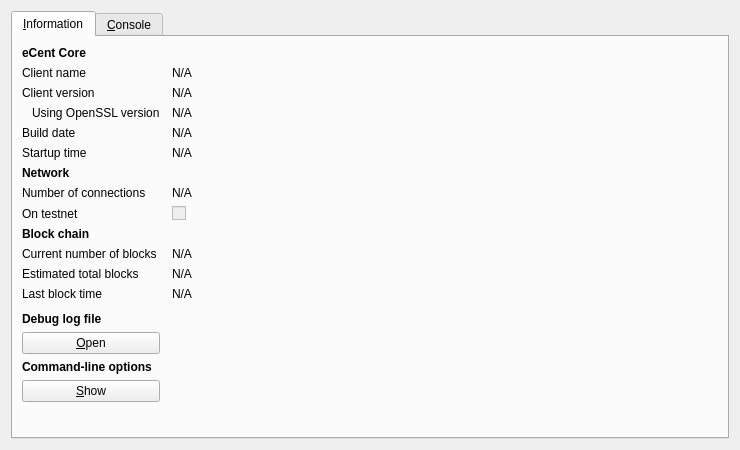
<?xml version="1.0" encoding="UTF-8"?>
<ui version="4.0">
 <class>RPCConsole</class>
 <widget class="QDialog" name="RPCConsole">
  <property name="geometry">
   <rect>
    <x>0</x>
    <y>0</y>
    <width>740</width>
    <height>450</height>
   </rect>
  </property>
  <property name="windowTitle">
   <string>eCent - Debug window</string>
  </property>
  <layout class="QVBoxLayout" name="verticalLayout_2">
   <item>
    <widget class="QTabWidget" name="tabWidget">
     <property name="currentIndex">
      <number>0</number>
     </property>
     <widget class="QWidget" name="tab_info">
      <attribute name="title">
       <string>&amp;Information</string>
      </attribute>
      <layout class="QGridLayout" name="gridLayout" columnstretch="0,1">
       <property name="horizontalSpacing">
        <number>12</number>
       </property>
       <item row="0" column="0">
        <widget class="QLabel" name="label_9">
         <property name="font">
          <font>
           <weight>75</weight>
           <bold>true</bold>
          </font>
         </property>
         <property name="text">
          <string>eCent Core</string>
         </property>
        </widget>
       </item>
       <item row="1" column="0">
        <widget class="QLabel" name="label_5">
         <property name="text">
          <string>Client name</string>
         </property>
        </widget>
       </item>
       <item row="1" column="1">
        <widget class="QLabel" name="clientName">
         <property name="cursor">
          <cursorShape>IBeamCursor</cursorShape>
         </property>
         <property name="text">
          <string>N/A</string>
         </property>
         <property name="textFormat">
          <enum>Qt::PlainText</enum>
         </property>
         <property name="textInteractionFlags">
          <set>Qt::LinksAccessibleByMouse|Qt::TextSelectableByKeyboard|Qt::TextSelectableByMouse</set>
         </property>
        </widget>
       </item>
       <item row="2" column="0">
        <widget class="QLabel" name="label_6">
         <property name="text">
          <string>Client version</string>
         </property>
        </widget>
       </item>
       <item row="2" column="1">
        <widget class="QLabel" name="clientVersion">
         <property name="cursor">
          <cursorShape>IBeamCursor</cursorShape>
         </property>
         <property name="text">
          <string>N/A</string>
         </property>
         <property name="textFormat">
          <enum>Qt::PlainText</enum>
         </property>
         <property name="textInteractionFlags">
          <set>Qt::LinksAccessibleByMouse|Qt::TextSelectableByKeyboard|Qt::TextSelectableByMouse</set>
         </property>
        </widget>
       </item>
       <item row="3" column="0">
        <widget class="QLabel" name="label_14">
         <property name="text">
          <string>Using OpenSSL version</string>
         </property>
         <property name="indent">
          <number>10</number>
         </property>
        </widget>
       </item>
       <item row="3" column="1">
        <widget class="QLabel" name="openSSLVersion">
         <property name="cursor">
          <cursorShape>IBeamCursor</cursorShape>
         </property>
         <property name="text">
          <string>N/A</string>
         </property>
         <property name="textFormat">
          <enum>Qt::PlainText</enum>
         </property>
         <property name="textInteractionFlags">
          <set>Qt::LinksAccessibleByMouse|Qt::TextSelectableByKeyboard|Qt::TextSelectableByMouse</set>
         </property>
        </widget>
       </item>
       <item row="4" column="0">
        <widget class="QLabel" name="label_12">
         <property name="text">
          <string>Build date</string>
         </property>
        </widget>
       </item>
       <item row="4" column="1">
        <widget class="QLabel" name="buildDate">
         <property name="cursor">
          <cursorShape>IBeamCursor</cursorShape>
         </property>
         <property name="text">
          <string>N/A</string>
         </property>
         <property name="textFormat">
          <enum>Qt::PlainText</enum>
         </property>
         <property name="textInteractionFlags">
          <set>Qt::LinksAccessibleByMouse|Qt::TextSelectableByKeyboard|Qt::TextSelectableByMouse</set>
         </property>
        </widget>
       </item>
       <item row="5" column="0">
        <widget class="QLabel" name="label_13">
         <property name="text">
          <string>Startup time</string>
         </property>
        </widget>
       </item>
       <item row="5" column="1">
        <widget class="QLabel" name="startupTime">
         <property name="cursor">
          <cursorShape>IBeamCursor</cursorShape>
         </property>
         <property name="text">
          <string>N/A</string>
         </property>
         <property name="textFormat">
          <enum>Qt::PlainText</enum>
         </property>
         <property name="textInteractionFlags">
          <set>Qt::LinksAccessibleByMouse|Qt::TextSelectableByKeyboard|Qt::TextSelectableByMouse</set>
         </property>
        </widget>
       </item>
       <item row="6" column="0">
        <widget class="QLabel" name="label_11">
         <property name="font">
          <font>
           <weight>75</weight>
           <bold>true</bold>
          </font>
         </property>
         <property name="text">
          <string>Network</string>
         </property>
        </widget>
       </item>
       <item row="7" column="0">
        <widget class="QLabel" name="label_7">
         <property name="text">
          <string>Number of connections</string>
         </property>
        </widget>
       </item>
       <item row="7" column="1">
        <widget class="QLabel" name="numberOfConnections">
         <property name="cursor">
          <cursorShape>IBeamCursor</cursorShape>
         </property>
         <property name="text">
          <string>N/A</string>
         </property>
         <property name="textFormat">
          <enum>Qt::PlainText</enum>
         </property>
         <property name="textInteractionFlags">
          <set>Qt::LinksAccessibleByMouse|Qt::TextSelectableByKeyboard|Qt::TextSelectableByMouse</set>
         </property>
        </widget>
       </item>
       <item row="8" column="0">
        <widget class="QLabel" name="label_8">
         <property name="text">
          <string>On testnet</string>
         </property>
        </widget>
       </item>
       <item row="8" column="1">
        <widget class="QCheckBox" name="isTestNet">
         <property name="enabled">
          <bool>false</bool>
         </property>
         <property name="text">
          <string/>
         </property>
        </widget>
       </item>
       <item row="9" column="0">
        <widget class="QLabel" name="label_10">
         <property name="font">
          <font>
           <weight>75</weight>
           <bold>true</bold>
          </font>
         </property>
         <property name="text">
          <string>Block chain</string>
         </property>
        </widget>
       </item>
       <item row="10" column="0">
        <widget class="QLabel" name="label_3">
         <property name="text">
          <string>Current number of blocks</string>
         </property>
        </widget>
       </item>
       <item row="10" column="1">
        <widget class="QLabel" name="numberOfBlocks">
         <property name="cursor">
          <cursorShape>IBeamCursor</cursorShape>
         </property>
         <property name="text">
          <string>N/A</string>
         </property>
         <property name="textFormat">
          <enum>Qt::PlainText</enum>
         </property>
         <property name="textInteractionFlags">
          <set>Qt::LinksAccessibleByMouse|Qt::TextSelectableByKeyboard|Qt::TextSelectableByMouse</set>
         </property>
        </widget>
       </item>
       <item row="11" column="0">
        <widget class="QLabel" name="label_4">
         <property name="text">
          <string>Estimated total blocks</string>
         </property>
        </widget>
       </item>
       <item row="11" column="1">
        <widget class="QLabel" name="totalBlocks">
         <property name="cursor">
          <cursorShape>IBeamCursor</cursorShape>
         </property>
         <property name="text">
          <string>N/A</string>
         </property>
         <property name="textFormat">
          <enum>Qt::PlainText</enum>
         </property>
         <property name="textInteractionFlags">
          <set>Qt::LinksAccessibleByMouse|Qt::TextSelectableByKeyboard|Qt::TextSelectableByMouse</set>
         </property>
        </widget>
       </item>
       <item row="12" column="0">
        <widget class="QLabel" name="label_2">
         <property name="text">
          <string>Last block time</string>
         </property>
        </widget>
       </item>
       <item row="12" column="1">
        <widget class="QLabel" name="lastBlockTime">
         <property name="cursor">
          <cursorShape>IBeamCursor</cursorShape>
         </property>
         <property name="text">
          <string>N/A</string>
         </property>
         <property name="textFormat">
          <enum>Qt::PlainText</enum>
         </property>
         <property name="textInteractionFlags">
          <set>Qt::LinksAccessibleByMouse|Qt::TextSelectableByKeyboard|Qt::TextSelectableByMouse</set>
         </property>
        </widget>
       </item>
       <item row="13" column="0">
        <spacer name="verticalSpacer_2">
         <property name="orientation">
          <enum>Qt::Vertical</enum>
         </property>
         <property name="sizeHint" stdset="0">
          <size>
           <width>20</width>
           <height>20</height>
          </size>
         </property>
        </spacer>
       </item>
       <item row="14" column="0">
        <widget class="QLabel" name="labelDebugLogfile">
         <property name="font">
          <font>
           <weight>75</weight>
           <bold>true</bold>
          </font>
         </property>
         <property name="text">
          <string>Debug log file</string>
         </property>
        </widget>
       </item>
       <item row="15" column="0">
        <widget class="QPushButton" name="openDebugLogfileButton">
         <property name="toolTip">
          <string>Open the eCent debug log file from the current data directory. This can take a few seconds for large log files.</string>
         </property>
         <property name="text">
          <string>&amp;Open</string>
         </property>
         <property name="autoDefault">
          <bool>false</bool>
         </property>
        </widget>
       </item>
       <item row="16" column="0">
        <widget class="QLabel" name="labelCLOptions">
         <property name="font">
          <font>
           <weight>75</weight>
           <bold>true</bold>
          </font>
         </property>
         <property name="text">
          <string>Command-line options</string>
         </property>
        </widget>
       </item>
       <item row="17" column="0">
        <widget class="QPushButton" name="showCLOptionsButton">
         <property name="toolTip">
          <string>Show the eCent-Qt help message to get a list with possible eCent command-line options.</string>
         </property>
         <property name="text">
          <string>&amp;Show</string>
         </property>
         <property name="autoDefault">
          <bool>false</bool>
         </property>
        </widget>
       </item>
       <item row="18" column="0">
        <spacer name="verticalSpacer">
         <property name="orientation">
          <enum>Qt::Vertical</enum>
         </property>
         <property name="sizeHint" stdset="0">
          <size>
           <width>20</width>
           <height>40</height>
          </size>
         </property>
        </spacer>
       </item>
      </layout>
     </widget>
     <widget class="QWidget" name="tab_console">
      <attribute name="title">
       <string>&amp;Console</string>
      </attribute>
      <layout class="QVBoxLayout" name="verticalLayout_3">
       <property name="spacing">
        <number>3</number>
       </property>
       <item>
        <widget class="QTextEdit" name="messagesWidget">
         <property name="minimumSize">
          <size>
           <width>0</width>
           <height>100</height>
          </size>
         </property>
         <property name="readOnly">
          <bool>true</bool>
         </property>
         <property name="tabKeyNavigation" stdset="0">
          <bool>false</bool>
         </property>
         <property name="columnCount" stdset="0">
          <number>2</number>
         </property>
        </widget>
       </item>
       <item>
        <layout class="QHBoxLayout" name="horizontalLayout">
         <property name="spacing">
          <number>3</number>
         </property>
         <item>
          <widget class="QLabel" name="label">
           <property name="text">
            <string notr="true">&gt;</string>
           </property>
          </widget>
         </item>
         <item>
          <widget class="QLineEdit" name="lineEdit"/>
         </item>
         <item>
          <widget class="QPushButton" name="clearButton">
           <property name="maximumSize">
            <size>
             <width>24</width>
             <height>24</height>
            </size>
           </property>
           <property name="toolTip">
            <string>Clear console</string>
           </property>
           <property name="text">
            <string/>
           </property>
           <property name="icon">
            <iconset resource="../bitcoin.qrc">
             <normaloff>:/icons/remove</normaloff>:/icons/remove</iconset>
           </property>
           <property name="shortcut">
            <string notr="true">Ctrl+L</string>
           </property>
           <property name="autoDefault">
            <bool>false</bool>
           </property>
          </widget>
         </item>
        </layout>
       </item>
      </layout>
     </widget>
    </widget>
   </item>
  </layout>
 </widget>
 <resources>
  <include location="../bitcoin.qrc"/>
 </resources>
 <connections/>
</ui>
